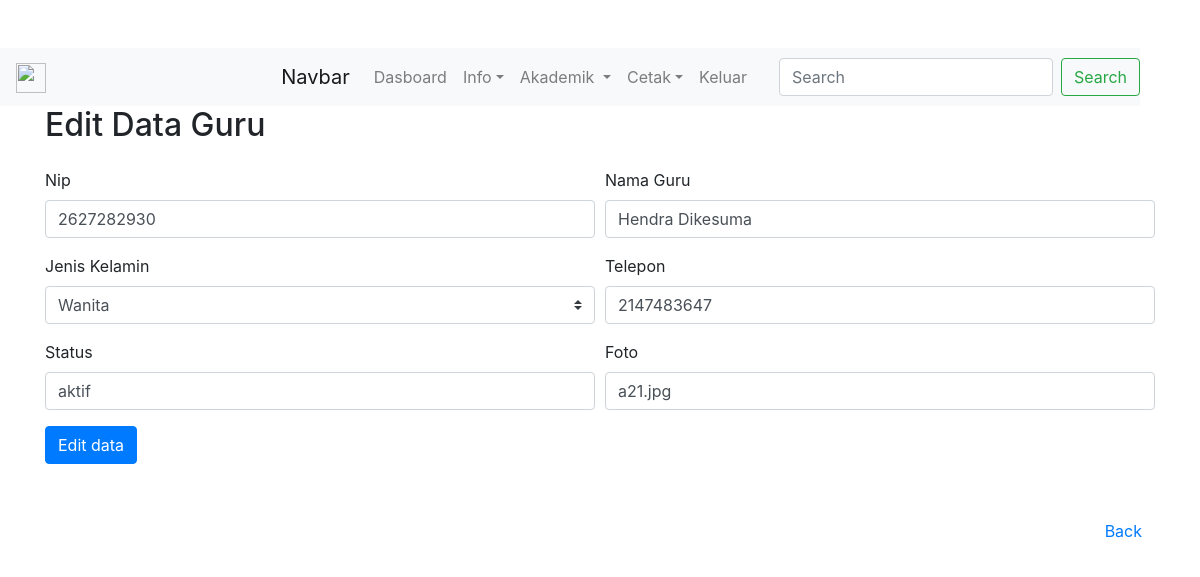
/editguru.php?id=13, run on the app's committed database.
### tables this page shows
CREATE TABLE `guru` (
  `id` int(11) NOT NULL,
  `nip` varchar(50) NOT NULL,
  `nama_guru` varchar(50) NOT NULL,
  `jenis_kelamin` varchar(10) NOT NULL,
  `telpon` int(20) NOT NULL,
  `statuss` varchar(50) NOT NULL,
  `foto` varchar(25) NOT NULL
);

### editguru.php (the view, shortened to what this page needs)
<?php
require 'tes.php';
require 'conn.php';
$id= $_GET['id'];
$edit = mysqli_query($conn, "SELECT * FROM guru WHERE id= $id");
$result = mysqli_fetch_assoc($edit);
?>
<!DOCTYPE html>
<html lang="en">
<head>
    <link rel="stylesheet" href="css/bootstrap.min.css">
</head>
<body>
<body>
<div class="container">
<h2>Edit Data Guru</h2>
<form class="mt-4" method="post" action="">
  <div class="form-row">
    <div class="form-group col-md-6">
      <label for="nip">Nip</label>
      <input type="text" name="nipG" class="form-control" id="nip" value="<?= $result['nip']?>">
    </div>
    <div class="form-group col-md-6">
      <label for="nameguru">Nama Guru </label>
      <input type="text" name="namaG" class="form-control" id="nameguru" value="<?= $result['nama_guru']?>">
    </div>
    <div class="form-group col-md-6">
      <label>Jenis Kelamin </label>
    <select class="custom-select" name="jk" value="<?= $result['jenis_kelamin']?>">
  <option value="wanita">Wanita</option>
  </select>
  </div>
    <div class="form-group col-md-6">
      <label for="inputEmail4">Telepon</label>
      <input type="text"  name="telponG" class="form-control" id="inputEmail4" value="<?= $result['telpon']?>">
    </div>
  </div>
  <div class="form-row">
    <div class="form-group col-md-6">
      <label for="inputstatus">Status</label>
      <input type="text" name="statusG" class="form-control" id="inputstatus" value="<?= $result['statuss']?>">
    </div>
    <div class="form-group col-md-6">
      <label for="inputfoto">Foto</label>
      <input type="text" name="fotoG" class="form-control" id="inputfoto" value="<?= $result['foto']?>">
    </div>
  </div>
  <button type="submit" name="submitG" class="btn btn-primary">Edit data</button>
</form>
<button type="button" class="btn btn-link mt-5 float-right" onclick="document.location.href='tes.php';">Back</button>
</div>
</body>
</html>

### data on the page
guru: nipG "2627282930", namaG "Hendra Dikesuma", jk "Wanita", telponG "2147483647", statusG "aktif", fotoG "a21.jpg"
